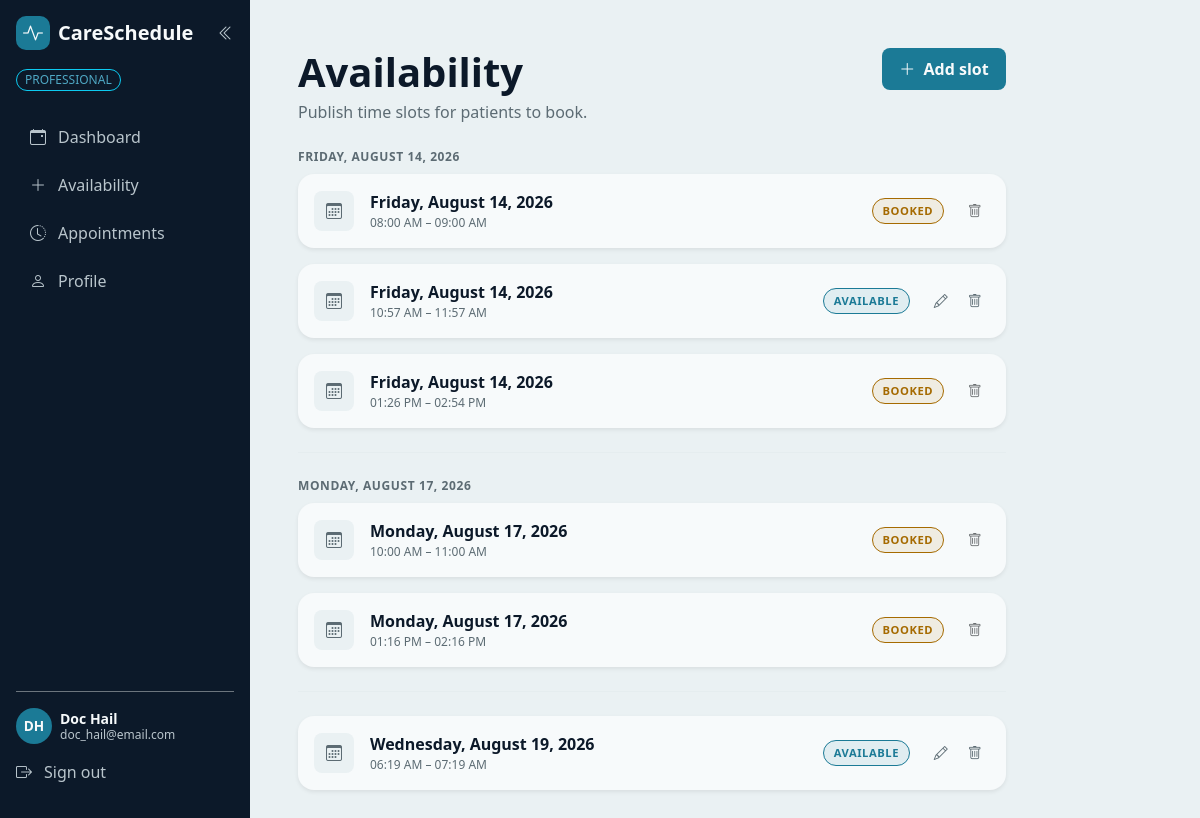
The app's page /professional/availability (signed in) with its own data.
### bp_app/models.py (models this page shows, shortened)
class Professional(UserMixin, db.Model):
    __tablename__ = "professional"
    id = db.Column(db.Integer, primary_key = True)
    email = db.Column(db.String(255), nullable = False, unique = True)
    username = db.Column(db.String(255), nullable = False, unique= True)
    password_hash = db.Column(db.String(255), nullable = False)
    firstname = db.Column(db.String(150), nullable = True)
    lastname = db.Column(db.String(150), nullable = True)
    specialty = db.Column(db.String(150), nullable = True)
    biography = db.Column(db.Text)
    availabilities = db.relationship(
        "Availability",
        back_populates = "professional"
    )

class Availability(db.Model):
    __tablename__ = "availability"
    id = db.Column(db.Integer, primary_key = True)
    start_time = db.Column(db.DateTime, nullable = False)
    end_time = db.Column(db.DateTime, nullable = False)
    @property
    def day(self):
        return self.start_time.date()
    is_booked = db.Column(db.Boolean, nullable = False, default = False)
    professional_id = db.Column(
        db.Integer,
        db.ForeignKey("professional.id"),
        nullable = False
    )
    professional = db.relationship(
        "Professional",
        back_populates = "availabilities"
    )
    appointment = db.relationship("Appointment", back_populates="availability", uselist=False)

### bp_app/professional_routes.py (the view)
@professional.route("/professional/availability")
@login_required
def manage_availability():
    if not isinstance(current_user, Professional):
        flash("This page is for professionals only.", "error")
        return redirect(url_for('main.home'))
    slots = (
        Availability.query
        .filter_by(professional_id=current_user.id)
        .order_by(Availability.start_time)
        .all()
    )
    return render_template("professional/manage_availability.html", slots=slots)

### bp_app/app.py (called while the page is built)
@login_manager.user_loader
def load_user(user_id):
    try:
        user_type, record_id = user_id.split(":", 1)
        model = {"Patient": Patient, "Professional": Professional}.get(user_type)
        return db.session.get(model, int(record_id)) if model else None
    except (AttributeError, TypeError, ValueError):
        return None

### bp_app/templates/professional/manage_availability.html (shortened to what this page needs)
{% extends "components/dashboard_base.html" %}
{% block dashboard_content %}
    <div class="row">
        <div class="col-12 col-lg-10 col-xxl-8">
            <div class="d-flex flex-wrap justify-content-between align-items-start gap-3 mb-4">
                <div>
                    <h1 class="display-6 fw-bold text-app-navy mb-1">Availability</h1>
                    <p class="text-app-muted mb-0">Publish time slots for patients to book.</p>
                </div>
                {% if slots %}
                    <button type="button"
                            class="btn bg-app-teal text-app-offwhite fw-bold px-3 py-2 rounded-3"
                            data-bs-toggle="modal" data-bs-target="#addSlotModal">
                        <i class="bi bi-plus-lg me-1"></i> Add slot
                    </button>
                {% endif %}
            </div>
            {% for date, day_slots in slots|groupby("day") %}
                {% if not loop.first %}
                    <hr class="border-app-border my-4">
                {% endif %}
                {% if day_slots|length > 1 %}
                    <div class="eyebrow text-app-muted mt-4 mb-2">
                        {{ date.strftime("%A, %B %d, %Y") }}
                    </div>
                {% endif %}
                {% for slot in day_slots %}
                    <div class="card border-0 shadow-sm rounded-4 bg-app-card p-3 mb-3">
                        <div class="d-flex align-items-center gap-3">
                            <div class="slot-icon rounded-3 d-flex align-items-center justify-content-center flex-shrink-0">
                                <i class="bi bi-calendar3 text-app-muted"></i>
                            </div>
                            <div class="flex-grow-1 min-w-0">
                                <div class="fw-bold text-app-navy">
                                    {{ slot.start_time.strftime("%A, %B %d, %Y") }}
                                </div>
                                <div class="text-app-muted text-xs">
                                    {{ slot.start_time.strftime("%I:%M %p") }} &ndash;
                                    {{ slot.end_time.strftime("%I:%M %p") }}
                                </div>
                            </div>
                            {% if slot.appointment %}
                                <span class="badge-slot badge-booked">Booked</span>
                            {% else %}
                                <span class="badge-slot badge-available">Available</span>
                            {% endif %}
                            <div class="d-flex align-items-center gap-1 flex-shrink-0">
                                {% if slot.appointment %}
                                    <button class="btn btn-sm border-0 text-app-muted" disabled
                                            title="Booked slots can't be changed">
                                        <i class="bi bi-trash"></i>
                                    </button>
                                {% else %}
                                    <button type="button" class="btn btn-sm border-0 text-app-muted"
                                            data-bs-toggle="modal" data-bs-target="#editSlotModal"
                                            data-action="{{ url_for('professional.edit_availability', slot_id=slot.id) }}"
                                            data-date="{{ slot.start_time.strftime('%Y-%m-%d') }}"
                                            data-start="{{ slot.start_time.strftime('%H:%M') }}"
                                            data-end="{{ slot.end_time.strftime('%H:%M') }}"
                                            title="Edit slot">
                                        <i class="bi bi-pencil"></i>
                                    </button>
                                    <button type="button" class="btn btn-sm border-0 text-app-muted"
                                            data-bs-toggle="modal" data-bs-target="#deleteSlotModal"
                                            data-action="{{ url_for('professional.delete_availability', slot_id=slot.id) }}"
                                            data-slot="{{ slot.start_time.strftime('%A, %B %d') }} at {{ slot.start_time.strftime('%I:%M %p') }}"
                                            title="Delete slot">
                                        <i class="bi bi-trash"></i>
                                    </button>
                                {% endif %}
                            </div>
                        </div>
                    </div>
                {% endfor %}
            {% endfor %}
        </div>
    </div>
{% endblock %}

### bp_app/templates/components/sidebar.html (shortened to what this page needs)
<div class="offcanvas-lg offcanvas-start bg-app-navy dashboard-sidebar" tabindex="-1"
     id="appSidebar" aria-labelledby="appSidebarLabel">
    <div class="offcanvas-body d-flex flex-column justify-content-between p-3">
        <div>
            <div class="sidebar-head d-none d-lg-flex align-items-center justify-content-between mb-3">
                <a href="{{ url_for('professional.dashboard') }}"
                   class="d-flex align-items-center gap-2 text-decoration-none">
                    <div class="brand-mark">
                        <i class="bi bi-activity fs-5"></i>
                    </div>
                    <span class="brand-name fs-5 sidebar-label">CareSchedule</span>
                </a>
                <button class="btn border-0 p-0 text-app-muted-dark" type="button"
                        id="railToggle" aria-label="Collapse sidebar" aria-expanded="true">
                    <i class="bi bi-chevron-double-left" id="railToggleIcon"></i>
                </button>
            </div>
            <div class="mb-4 sidebar-label">
                <span class="badge border border-info text-app-teal-light rounded-pill px-2 py-1 fw-normal text-xs">
                    PROFESSIONAL
                </span>
            </div>
            <nav class="nav nav-pills flex-column gap-1">
                <a href="{{ url_for('professional.dashboard') }}" title="Dashboard"
                   class="nav-link-custom {{ 'active' if active_page == 'dashboard' }}">
                    <i class="bi bi-calendar-event"></i>
                    <span class="sidebar-label">Dashboard</span>
                </a>
                <a href="{{ url_for('professional.manage_availability') }}" title="Availability"
                   class="nav-link-custom {{ 'active' if active_page == 'availability' }}">
                    <i class="bi bi-plus-lg"></i>
                    <span class="sidebar-label">Availability</span>
                </a>
                <a href="{{ url_for('professional.appointment') }}" title="Appointments"
                   class="nav-link-custom {{ 'active' if active_page == 'appointments' }}">
                    <i class="bi bi-clock-history"></i>
                    <span class="sidebar-label">Appointments</span>
                </a>
                <a href="{{ url_for('professional.profile') }}" title="Profile"
                   class="nav-link-custom {{ 'active' if active_page == 'profile' }}">
                    <i class="bi bi-person"></i>
                    <span class="sidebar-label">Profile</span>
                </a>
            </nav>
        </div>
        <div class="border-top border-secondary pt-3 mt-auto">
            <div class="sidebar-user d-flex align-items-center gap-2 mb-3">
                <div class="avatar avatar-sm bg-app-teal text-app-offwhite">
                    {{ current_user.firstname[:1] }}{{ current_user.lastname[:1] }}
                </div>
                <div class="lh-sm sidebar-label">
                    <div class="fw-bold text-app-offwhite small">
                        {{ current_user.firstname }} {{ current_user.lastname }}
                    </div>
                    <div class="text-app-muted-dark text-xs">{{ current_user.email }}</div>
                </div>
            </div>
            <form action="{{ url_for('professional.logout') }}" method="POST">
                <button type="submit" title="Sign out"
                        class="nav-link-custom text-app-muted-dark small hover-white btn btn-link border-0 bg-transparent p-0 p-100 text-start text-decoration-none shadow-none">
                    <i class="bi bi-box-arrow-right"></i>
                    <span class="sidebar-label">Sign out</span>
                </button>
            </form>
        </div>
    </div>
</div>

### bp_app/static/styles.css (style rules this page uses)
h1 { color:white; }
.nav-link-custom { color: var(--app-muted-dark); border-radius: 8px; padding: 10px 14px; text-decoration: none; display: flex; align-items: center; gap: 12px; }

### bp_app/static/css/pages/dashboard.css (style rules this page uses)
.bg-app-navy { background-color: var(--app-navy); }
.eyebrow { font-size: 0.75rem; font-weight: 700; letter-spacing: 0.05em; text-transform: uppercase; }
.text-xs { font-size: 0.75rem; }
.avatar { width: 40px; height: 40px; flex-shrink: 0; border-radius: 50%; font-size:0.85rem; font-weight: 700; display:flex; align-items: center; justify-content: center; }
.avatar-sm { width: 36px; height: 36px; }
.text-app-teal-light { color: var(--app-teal-light); }
.brand-name { font-weight: 700; color: var(--app-offwhite); }
.slot-icon { width: 40px; height: 40px; background-color: var(--app-bg); }
.badge-slot { font-size: 0.7rem; font-weight: 700; letter-spacing: 0.05em; text-transform: uppercase; padding: 0.25rem 0.6rem; border-radius: 50rem; flex-shrink: 0; }
.badge-available { color: var(--app-teal); background-color: rgba(27, 122, 150, 0.1); border: 1px solid var(--app-teal); }
.badge-booked { color: #a56a00; background-color: rgba(165, 106, 0, 0.1); border: 1px solid #a56a00; }
.border-app-border { border-color: var(--app-border); }
@media (min-width: 992px) { .dashboard-layout > .dashboard-sidebar { flex: 0 0 250px; width: 250px !important; max-width: 250px; min-height: 100vh; margin: 0; transition: flex-basis 0.2s ease, width 0.2s ease; } }
@media (min-width: 992px) { .dashboard-sidebar, .dashboard-sidebar .offcanvas-body { background-color: var(--app-navy) !important; } }
@media (min-width: 992px) { .dashboard-sidebar .offcanvas-body { flex-grow: 1; padding: 1rem; overflow-y: auto; min-height: 100vh; } }

### bp_app/static/css/base.css (style rules this page uses)
:root { --app-teal: #1b7a96; --app-navy: #0C1929; --app-offwhite: #f7fafb; --app-success: #1e8a5f; --app-error: #c0201a; --app-bg: #eaf1f3; --app-border: #d3e0e4; --app-muted: #5c6b73; --app-teal-light: #4fa8c4; --app-muted-dark: #b9c5cc; }
.brand-mark { width: 34px; height: 34px; border-radius: 10px; background-color: var(--app-teal); color: var(--app-offwhite); display: inline-flex; align-items: center; justify-content: center; }
.brand-name { font-weight: 700; color: var(--app-navy); }
.nav-link-custom { color: var(--app-muted-dark); border-radius: 8px; padding: 10px 14px; text-decoration: none; display: flex; align-items: center; gap: 12px; }
.bg-app-navy { background-color: var(--app-navy); }
.bg-app-teal { background-color: var(--app-teal); }
.bg-app-card { background-color: var(--app-offwhite); }
.text-app-navy { color: var(--app-navy); }
.text-app-teal-light { color: var(--app-teal-light); }
.text-app-offwhite { color: var(--app-offwhite); }
.text-app-muted { color: var(--app-muted); }
.text-app-muted-dark { color: var(--app-muted-dark); }

### records on screen
Professional: firstname "D", lastname "H", firstname "Doc", lastname "Hail", email "doc_hail@email.com"
Availability: start_time "Friday, August 14, 2026", start_time "08:00 AM", end_time "09:00 AM", shows "BOOKED"
Availability: start_time "Friday, August 14, 2026", start_time "10:57 AM", end_time "11:57 AM", shows "AVAILABLE"
Availability: start_time "Friday, August 14, 2026", start_time "01:26 PM", end_time "02:54 PM", shows "BOOKED"
Availability: start_time "Monday, August 17, 2026", start_time "10:00 AM", end_time "11:00 AM", shows "BOOKED"
Availability: start_time "Monday, August 17, 2026", start_time "01:16 PM", end_time "02:16 PM", shows "BOOKED"
Availability: start_time "Wednesday, August 19, 2026", start_time "06:19 AM", end_time "07:19 AM", shows "AVAILABLE"

### other values on screen
{{ date.strftime("%A, %B %d, %Y") }} "FRIDAY, AUGUST 14, 2026" "MONDAY, AUGUST 17, 2026"
